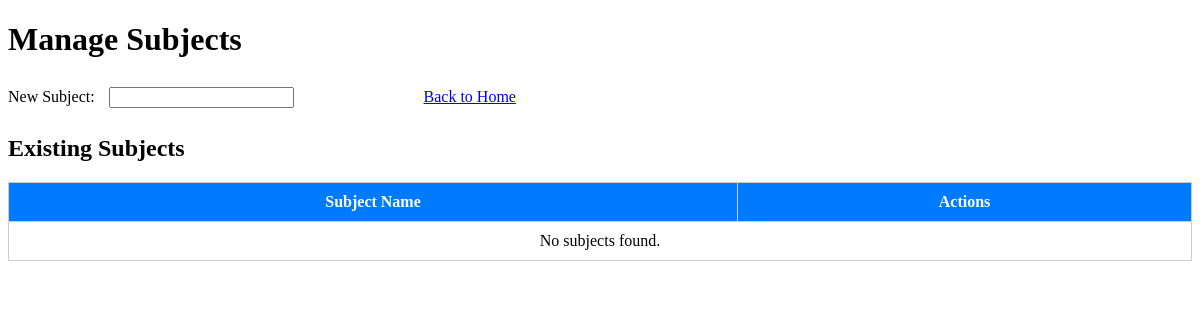
The app's page /subject.php, older data.
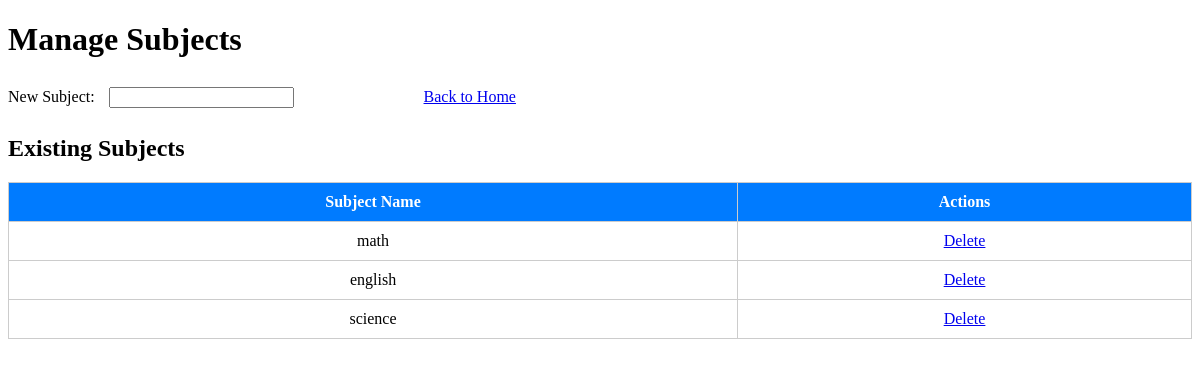
The same page, newer data.
### tables this page shows
CREATE TABLE `subjects` (
  `id` int(11) NOT NULL,
  `subject_name` varchar(100) DEFAULT NULL
);

### subject.php (the view, shortened to what this page needs)
<?php
require_once("dbconnection.php");
$subject_query = "SELECT id, subject_name FROM subjects";
$subject_result = $conn->query($subject_query);
?>
<!DOCTYPE html>
<html lang="en">
<head>
    <link rel="stylesheet" href="css/studentdata.css">
</head>
<body>
    <div class="container">
        <h1>Manage Subjects</h1>
        <form method="POST" action="subject.php">
            <label for="subject_name">New Subject:</label>
            <input type="text" name="subject_name" id="subject_name" required>
            <button type="submit">Add Subject</button>
            <a href="home.php" class="back-link">Back to Home</a>
        </form>
        <h2>Existing Subjects</h2>
        <table>
            <thead>
                <tr>
                    <th>Subject Name</th>
                    <th>Actions</th>
                </tr>
            </thead>
            <tbody>
                <?php
                if ($subject_result->num_rows > 0) {
                    while ($row = $subject_result->fetch_assoc()) {
                        echo "<tr>";
                        echo "<td>" . htmlspecialchars($row['subject_name']) . "</td>";
                        echo "<td><a href='subject.php?delete_id=" . $row['id'] . "' onclick=\"return confirm('Are you sure you want to delete this subject?')\">Delete</a></td>";
                        echo "</tr>";
                    }
                } else {
                    echo "<tr><td colspan='2'>No subjects found.</td></tr>";
                }
                ?>
            </tbody>
        </table>
    </div>
</body>
</html>

Row changes from the older to the newer data that the page shows:
added subjects: subject_name "math"
added subjects: subject_name "english"
added subjects: subject_name "science"
Text that changed along with them:
text no longer shown: "No subjects found."
